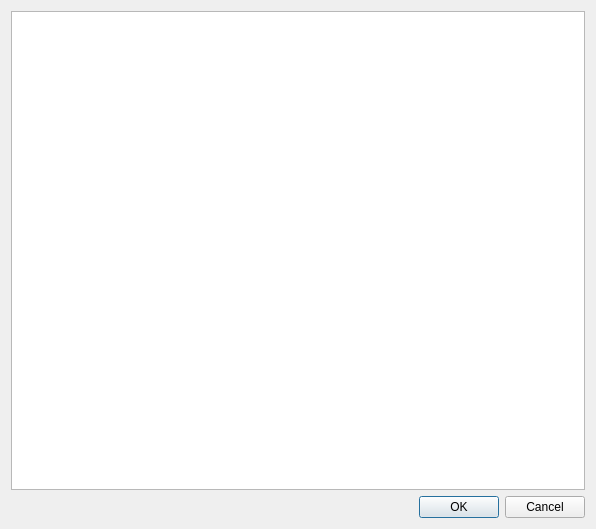
<?xml version="1.0" encoding="UTF-8"?>
<ui version="4.0">
 <class>Version_Dialog</class>
 <widget class="QDialog" name="Version_Dialog">
  <property name="geometry">
   <rect>
    <x>0</x>
    <y>0</y>
    <width>596</width>
    <height>529</height>
   </rect>
  </property>
  <property name="windowTitle">
   <string>Dialog</string>
  </property>
  <layout class="QGridLayout" name="gridLayout">
   <item row="1" column="1">
    <widget class="QDialogButtonBox" name="buttonBox">
     <property name="orientation">
      <enum>Qt::Horizontal</enum>
     </property>
     <property name="standardButtons">
      <set>QDialogButtonBox::Cancel|QDialogButtonBox::Ok</set>
     </property>
    </widget>
   </item>
   <item row="0" column="0" colspan="2">
    <widget class="QPlainTextEdit" name="plainTextEdit"/>
   </item>
  </layout>
 </widget>
 <resources/>
 <connections>
  <connection>
   <sender>buttonBox</sender>
   <signal>accepted()</signal>
   <receiver>Version_Dialog</receiver>
   <slot>accept()</slot>
   <hints>
    <hint type="sourcelabel">
     <x>248</x>
     <y>254</y>
    </hint>
    <hint type="destinationlabel">
     <x>157</x>
     <y>274</y>
    </hint>
   </hints>
  </connection>
  <connection>
   <sender>buttonBox</sender>
   <signal>rejected()</signal>
   <receiver>Version_Dialog</receiver>
   <slot>reject()</slot>
   <hints>
    <hint type="sourcelabel">
     <x>316</x>
     <y>260</y>
    </hint>
    <hint type="destinationlabel">
     <x>286</x>
     <y>274</y>
    </hint>
   </hints>
  </connection>
 </connections>
</ui>
